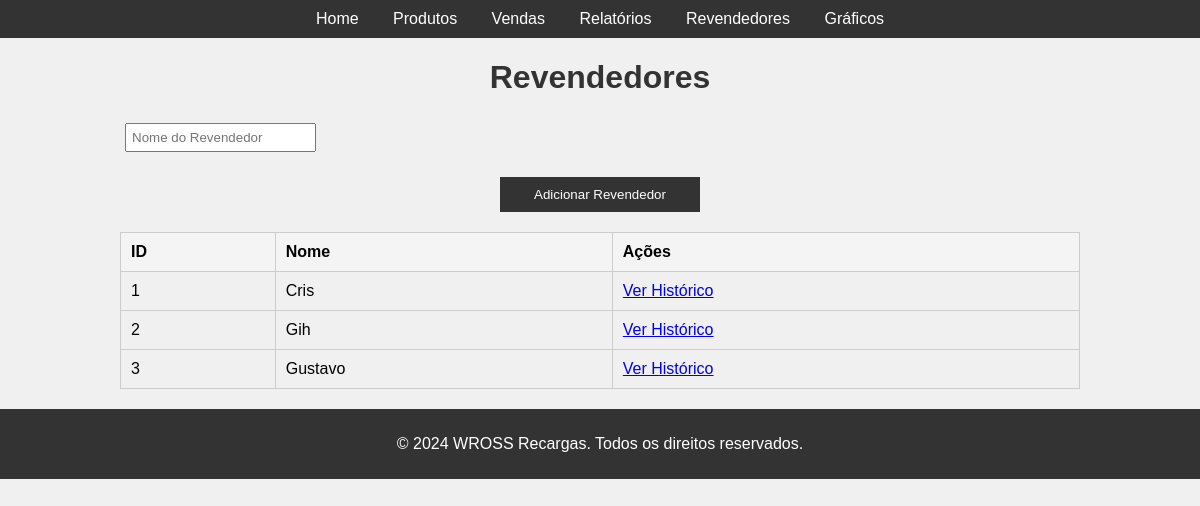
/revendedores, run on the app's committed database.
### tables this page shows
CREATE TABLE revendedores (
            id INTEGER PRIMARY KEY AUTOINCREMENT,
            nome TEXT NOT NULL
        );

### app.py (the view)
@app.route('/revendedores', methods=['GET', 'POST'])
def revendedores():
    conn = get_db_connection()
    if request.method == 'POST':
        revendedor_name = request.form['revendedor_name']
        conn.execute("INSERT INTO revendedores (nome) VALUES (?)", (revendedor_name,))
        conn.commit()
        flash(f'Revendedor "{revendedor_name}" adicionado com sucesso!', 'success')
    revendedores = conn.execute("SELECT * FROM revendedores").fetchall()
    conn.close()
    return render_template('revendedores.html', revendedores=revendedores)

### app.py (called while the page is built)
def get_db_connection():
    conn = sqlite3.connect('database.db')
    conn.row_factory = sqlite3.Row
    return conn

### templates/revendedores.html (shortened to what this page needs)
<!DOCTYPE html>
<html lang="en">
<head>
</head>
<body>
    <header>
        <nav>
            <a href="{{ url_for('index') }}">Home</a>
            <a href="{{ url_for('produtos') }}">Produtos</a>
            <a href="{{ url_for('vendas') }}">Vendas</a>
            <a href="{{ url_for('relatorios') }}">Relatórios</a>
            <a href="{{ url_for('revendedores') }}">Revendedores</a>
			<a href="{{ url_for('graficos') }}">Gráficos</a>
        </nav>
    </header>
    <div class="container">
        <h1>Revendedores</h1>
        <form action="{{ url_for('revendedores') }}" method="POST" class="form-inline">
            <input type="text" name="revendedor_name" placeholder="Nome do Revendedor" required>
            <button type="submit">Adicionar Revendedor</button>
        </form>
        <table>
            <thead>
                <tr>
                    <th>ID</th>
                    <th>Nome</th>
                    <th>Ações</th>
                </tr>
            </thead>
            <tbody>
                {% for revendedor in revendedores %}
                <tr>
                    <td>{{ revendedor.id }}</td>
                    <td>{{ revendedor.nome }}</td>
                    <td>
                        <a href="{{ url_for('revendedor', revendedor_id=revendedor.id) }}">Ver Histórico</a>
                    </td>
                </tr>
                {% endfor %}
            </tbody>
        </table>
    </div>
    <footer>
        <p>&copy; 2024 WROSS Recargas. Todos os direitos reservados.</p>
    </footer>
</body>
</html>

### templates/revendedores.html (style rules this page uses)
body { font-family: Arial, sans-serif; margin: 0; padding: 0; background-color: #f0f0f0; }
header, footer { background-color: #333; color: white; text-align: center; padding: 10px 0; }
nav a { color: white; margin: 0 15px; text-decoration: none; }
.container { width: 80%; margin: auto; overflow: hidden; }
h1, h2 { text-align: center; color: #333; }
table { width: 100%; border-collapse: collapse; margin: 20px 0; }
table, th, td { border: 1px solid #ccc; }
th, td { padding: 10px; text-align: left; }
th { background-color: #f4f4f4; }
button { background-color: #333; color: white; border: none; padding: 10px; cursor: pointer; display: block; margin: 20px auto; width: 200px; }
.form-inline input { padding: 5px; margin: 5px; }

### data on the page
revendedores: id "1", nome "Cris"
revendedores: id "2", nome "Gih"
revendedores: id "3", nome "Gustavo"
